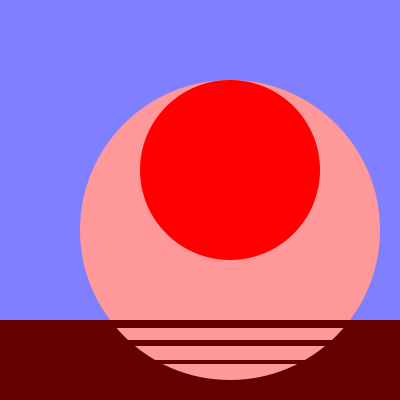
Frame 1 (no input)
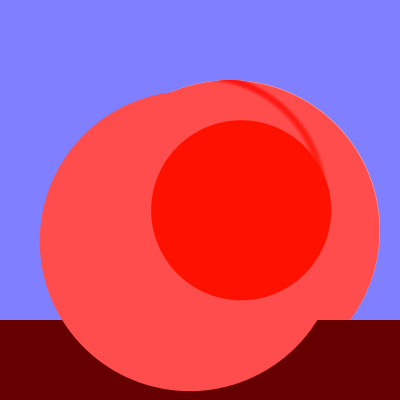
Frame 60 (the mouse pressed at the canvas centre just before this capture)
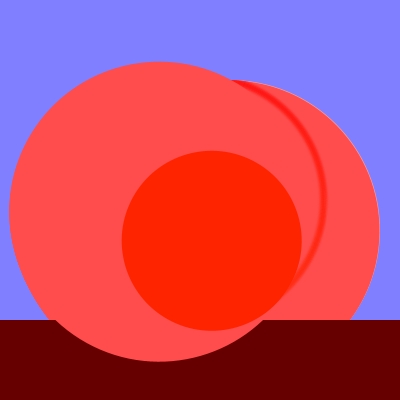
Frame 120 (the mouse held since frame 60 and released just before this capture)

The Processing sketch that drew these frames (run headless with seeded random() and noise(); from frame 60 on, the mouse is pressed at the canvas centre):

// Processing sketch: processing_21074
// ── processing_21074.pde

color cBright;
color cDull;
color cDark;
int rot=0;
float col=0;

void setup(){
  size(400,400);
  colorMode(HSB,100,100,100);
  cBright=color(0,100,100);
  cDull=color(0,40,100);
  cDark=color(0,100,40);
  colorMode(RGB);
  background(50,50,100+cos(rot));
  
}

void draw(){
  
  noStroke();
  int radius=30;
  colorMode(HSB);
  fill(cDark);
  rect(0,height-80,width,80);

  
  pushMatrix();  
  translate(width*.5,height*.5);
  rotate(radians(rot));  
  colorMode(HSB);
  fill(cDull); 
  ellipse(radius,radius,10*radius,10*radius);
  noStroke(); 
  fill(cBright);
  ellipse(radius,-radius,6*radius,6*radius); 
  popMatrix();
  

  rot=rot+1;
  for(int i=0;i<10;i=i+2){
  strokeWeight(i);
  fill(cDark);
  rect(0,height-10*i*cos(col*3.5),width,i);
  }
  noStroke();
 
  cBright=color(col,100,100);
  cDull=color(col-5,70,100);
  cDark=color(col-10,100,40);
  col=col+0.02;
}
